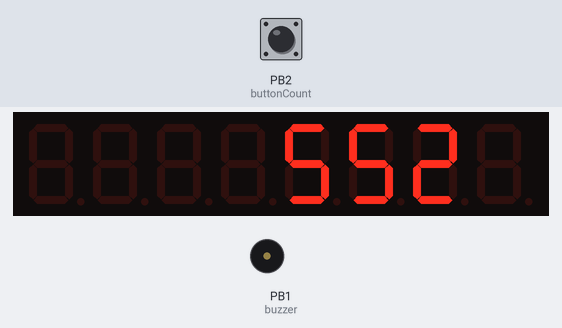
This program was run on a simulated ATtiny85, built with avr-gcc and run on an emulated ATtiny85. On the bench: 8-digit seven-segment display, buzzer (waves = sounding). The inputs (shaded band) are chosen by the test bench; at power-on: PB2 (buttonCount) HIGH. EEPROM starts erased.

Above: at 0.1 s.
At 7.1 s:
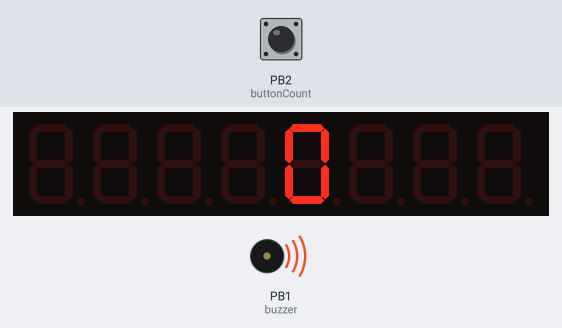
Timing chart, 0 to 128.4 s (numbered marks = the images above):
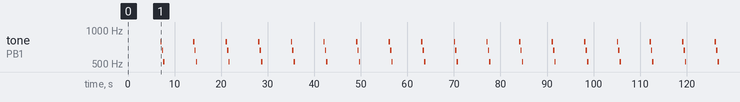

Measured:
- by itself, tone on PB1 (buzzer): repeats every 7.0 s: silent 0.01 s, 659 Hz 0.29 s, silent 0.01 s, 523 Hz 0.29 s, silent 6.1 s, 784 Hz 0.29 s

The program:

main.cpp
```cpp
#include "EEPROM.h"
#include "LedControl.h"

LedControl lc = LedControl(4, 3, 0, 1);

const int buttonCount = 2;
const int buzzer = 1;

int noteTime = 120;
int noteTime2 = 300;

int counter = 0;
unsigned long lastTime = 0;

//function to display a number on the 7-segment display
void printNumber(int v) {
    int ones;
    int tens;
    int hundreds;
    int thousands;

    int val = v;

    boolean negative = false;

    //number must be [-999,9999]
    if (v < -999 || v > 9999) return;
    if (v < 0) {
        negative = true;
        v = v * -1;
        val = val * -1;
    }
    ones = v % 10;
    v = v / 10;
    tens = v % 10;
    v = v / 10;
    hundreds = v % 10;
    v = v / 10;
    thousands = v;
    //set the numbers on display without a 0 in front of a number smaller than 1000
    if (negative) {
        lc.setChar(0, 0, '-', false);
    } else {
        thousands ? lc.setDigit(0, 0, (byte)thousands, false)
                  : lc.setChar(0, 0, ' ', false);
    }

    if (val < 10000 && val > 99) {
        lc.setDigit(0, 1, (byte)hundreds, false);
        lc.setDigit(0, 2, (byte)tens, false);
        lc.setDigit(0, 3, (byte)ones, false);
    } else if (val < 100 && val > 9) {
        lc.setChar(0, 1, ' ', false);
        lc.setDigit(0, 2, (byte)tens, false);
        lc.setDigit(0, 3, (byte)ones, false);
    } else {
        lc.setChar(0, 1, ' ', false);
        lc.setChar(0, 2, ' ', false);
        lc.setDigit(0, 3, (byte)ones, false);
    }
}

void playWinTone() {
    tone(buzzer, 587, noteTime - 10); //D
    delay(noteTime);
    noTone(buzzer);
    tone(buzzer, 784, noteTime - 10); //G
    delay(noteTime);
    noTone(buzzer);
    tone(buzzer, 587, noteTime - 10); //D
    delay(noteTime);
    noTone(buzzer);
    tone(buzzer, 784, noteTime - 10); //G
    delay(noteTime);
    digitalWrite(buzzer, LOW);
    pinMode(buzzer, INPUT); //helped getting rid of a small constant vibration of the buzzer
}

void playSadTone() {
    tone(buzzer, 784, noteTime2 - 10); //G
    delay(noteTime2);
    noTone(buzzer);
    tone(buzzer, 659, noteTime2 - 10); //E
    delay(noteTime2);
    noTone(buzzer);
    tone(buzzer, 523, noteTime2 - 10); //C
    delay(noteTime2);
    digitalWrite(buzzer, LOW);
    pinMode(buzzer, INPUT);
}

void setup() {
    //7-segment setup
    lc.shutdown(0, false);
    lc.setIntensity(0, 8);
    lc.clearDisplay(0);

    pinMode(buttonCount, INPUT_PULLUP);
    pinMode(buzzer, OUTPUT);

    counter = EEPROM.read(0);
    printNumber(counter);
}

void loop() {
    if (digitalRead(buttonCount) == HIGH) {
        if (millis() - lastTime > 1000) {   //debounce button
            counter++;
            EEPROM.write(0, counter);   //saving value
            lastTime = millis();
            while (digitalRead(buttonCount) == HIGH) { //while loop for long press
                if (millis() - lastTime > 6000) {
                    counter = 0;
                    EEPROM.write(0, counter);
                    lastTime = millis();
                    printNumber(counter); //if long press, set counter to 0 and play sadtone
                    playSadTone();
                    return;
                }
            }
            printNumber(counter); //if short press, count up and play wintone
            playWinTone();
        }
    }
}
```
